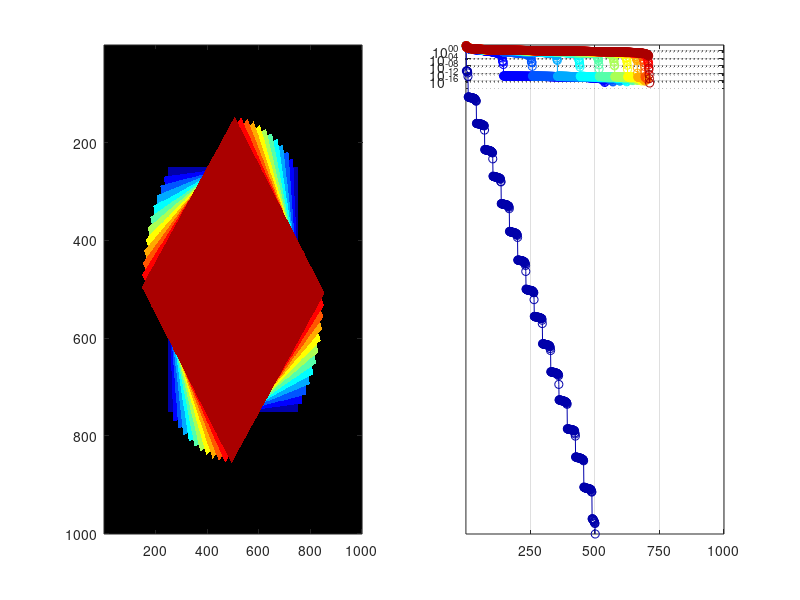

The MATLAB source for this figure:
% Summary of the script:

% 1. A 1000x1000 matrix 'X' is created, with a square block set to 1, while the rest is 0.

% 2. Singular Value Decomposition (SVD) is applied to the matrix 'X', and the matrix is displayed.
%    The singular values of 'X' are plotted on a semilogarithmic plot.

% 3. The matrix 'X' is rotated through 12 different angles (from 0 to 44 degrees in increments of 4).

% 4. For each rotation:
%    a) The matrix 'X' is rotated, cropped to maintain the original size, and normalized.
%    b) The resulting rotated matrix is displayed, with different colors indicating the rotation angle.
%    c) SVD is performed on the rotated matrix, and its singular values are plotted on the same semilogarithmic plot.
%    d) The original matrix 'Xrot' is updated with the new rotated version based on pixel values greater than 0.5.

% 5. The axis limits and ticks are customized to provide clear visualization of singular values, 
%    and the figure is adjusted for better layout.

% Clear all variables, close all figures, and clear the command window
clear all, close all, clc

% Define the size of the matrix (n x n) as 1000
n = 1000;

% Create an n x n matrix 'X' filled with zeros
X = zeros(n, n);

% Set a square block in the center of the matrix 'X' to 1
X(n/4:3*n/4, n/4:3*n/4) = 1;

% Define the number of angles (12 angles from 0 to 44 degrees in increments of 4)
nAngles = 12;

% Create a colormap 'cm' for different rotation angles using the jet colormap
cm = colormap(jet(nAngles));

% Perform Singular Value Decomposition (SVD) on the matrix 'X'
[U, S, V] = svd(X);

% Display the original matrix 'X' and its SVD plot
subplot(1, 2, 1), imagesc(X), hold on; % Display 'X' as an image
subplot(1, 2, 2), semilogy(diag(S), '-o', 'color', cm(1,:)), hold on, grid on % Plot singular values

% Initialize 'Xrot' as the original matrix 'X'
Xrot = X;

% Loop through 12 angles, rotating the matrix 'X' by (j-1)*4 degrees
for j = 2:nAngles
    % Rotate the matrix 'X' by (j-1)*4 degrees using bicubic interpolation
    Y = imrotate(X, (j-1)*4, 'bicubic');  
    
    % Crop the rotated matrix 'Y' to retain the original size (1000x1000)
    startind = floor((size(Y, 1) - n) / 2);
    Xrot1 = Y(startind:startind+n-1, startind:startind+n-1);
    
    % Normalize and adjust the rotated matrix to subtract the first element
    Xrot2 = Xrot1 - Xrot1(1, 1);    
    Xrot2 = Xrot2 / max(Xrot2(:));
    
    % Update the matrix 'Xrot' for visualization with the current rotation index
    Xrot(Xrot2 > .5) = j;
    
    % Perform SVD on the cropped and rotated matrix 'Xrot1'
    [U, S, V] = svd(Xrot1);
    
    % Display the updated rotated matrix and plot its singular values
    subplot(1, 2, 1), imagesc(Xrot), colormap([0 0 0; cm])    
    subplot(1, 2, 2), semilogy(diag(S), '-o', 'color', cm(j,:))       
end

% Adjust axis limits for the semilogarithmic plot and set custom ticks for the x and y axes
axis([1.e-16 1.e3 -10 1000])
set(gca, 'XTick', [0 250 500 750 1000])
set(gca, 'YTick', [1.e-16 1.e-12 1.e-8 1.e-4 1. 1.e4])

% Set the figure position and size
set(gcf, 'Position', [100 100 550 230])
